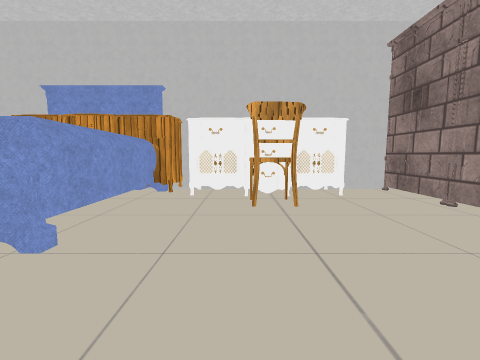
View 1 (above)

23 first-person views from a walk through a 3-D level made in the Unity game engine. The camera is 0.64 m above the floor, tilts 6° down and sees 90° across. The floor is counted in squares, 1 m on a side. Each view is taken from the middle of a square. On the plan, view 1 faces up. The plan holds only what a view shows up to about 9 squares ahead; the rest is blank. The place goes on beyond the plan. The player is left out. Door leaves are left out, so doorways stand open. Some surface patterns are stand-ins.

View 2
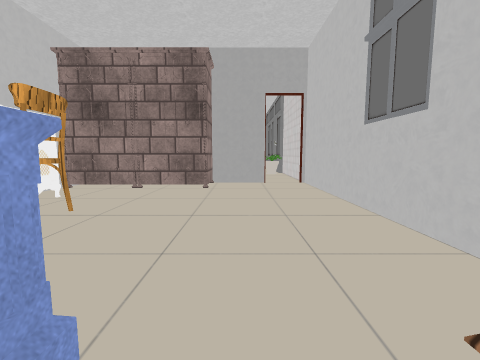

View 3
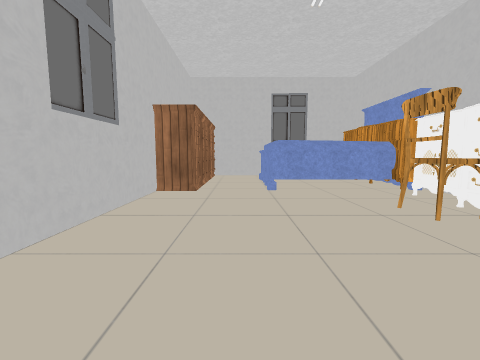

View 4
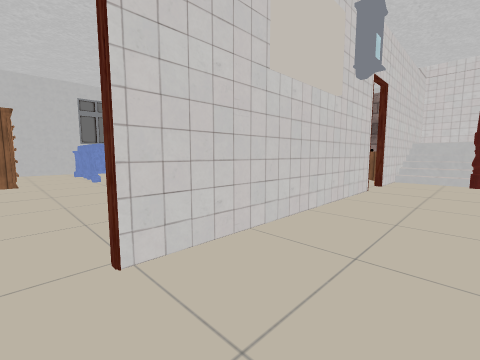

View 5
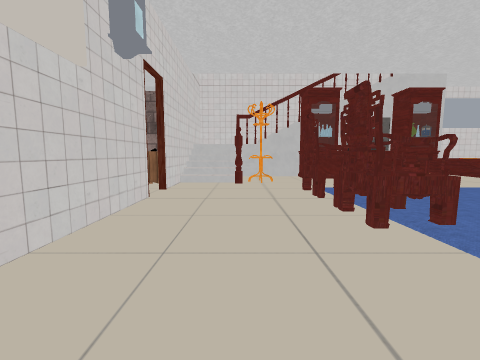

View 6
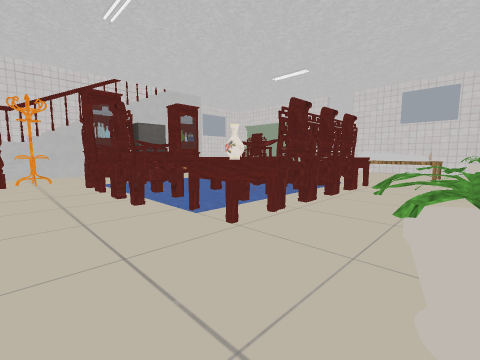

View 7
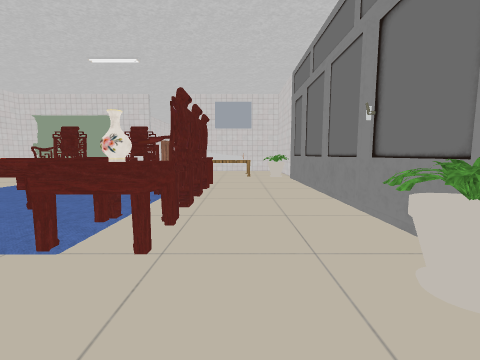

View 8
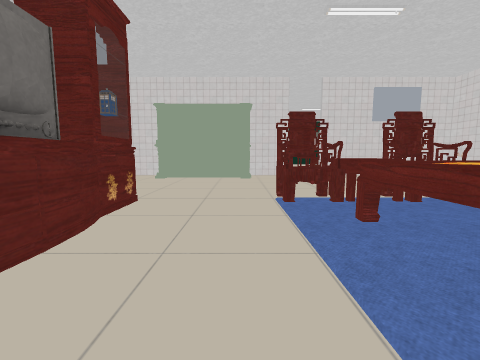

View 9
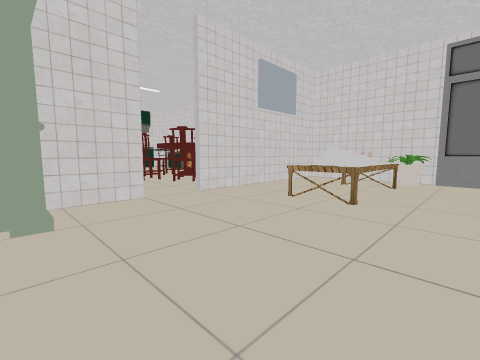

View 10
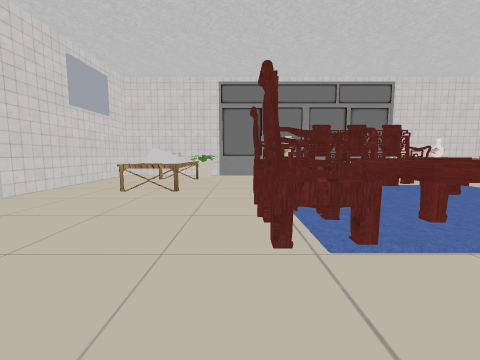

View 11
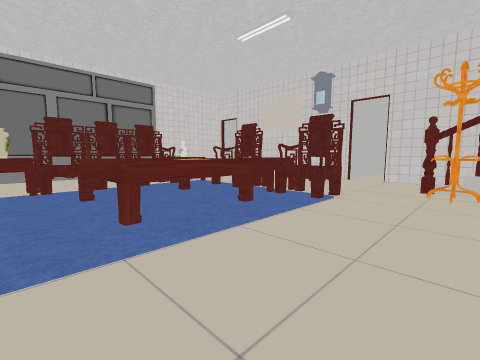

View 12
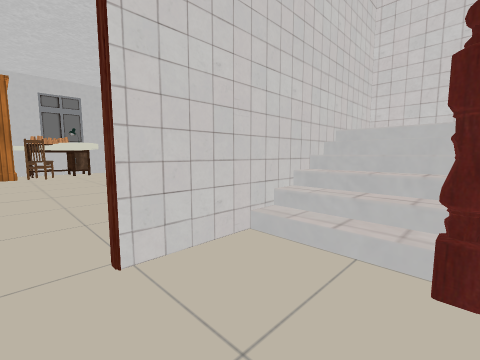

View 13
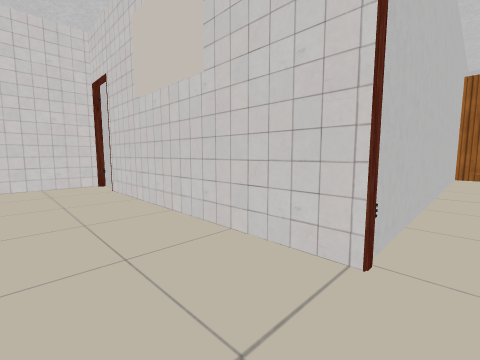

View 14
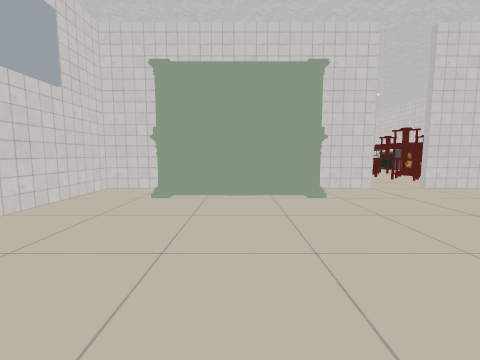

View 15
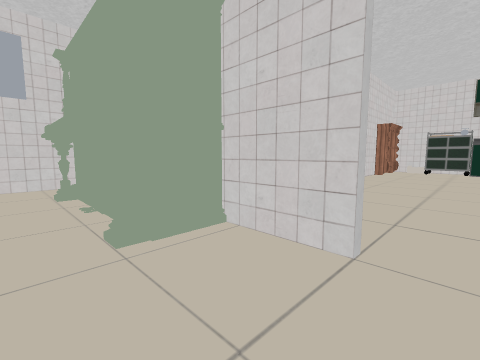

View 16
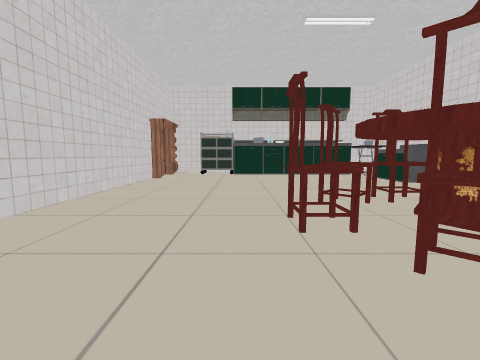

View 17
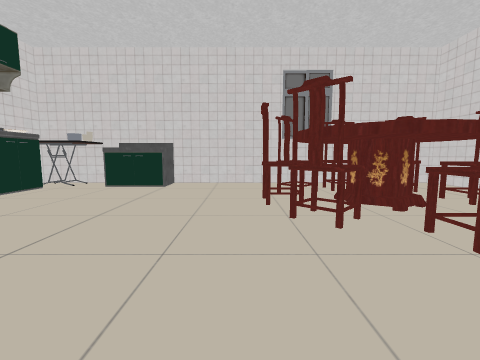

View 18
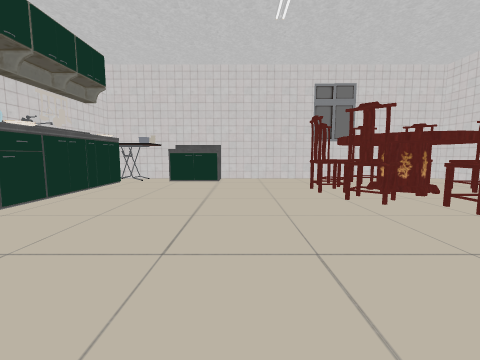

View 19
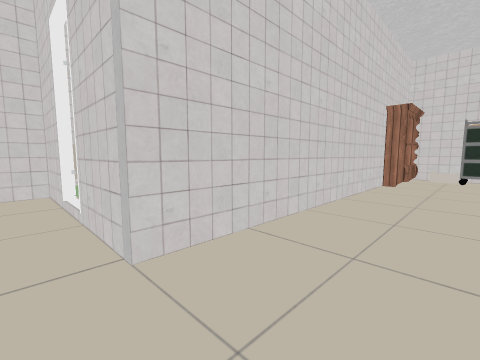

View 20
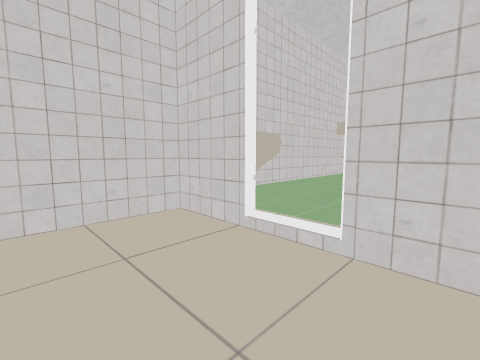

View 21
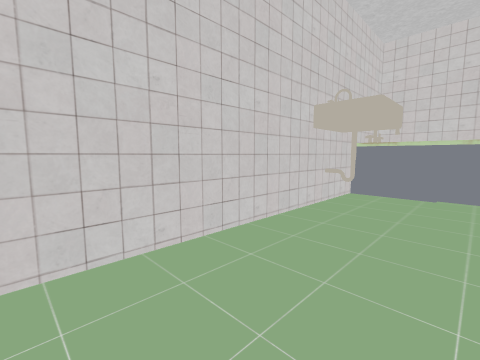

View 22
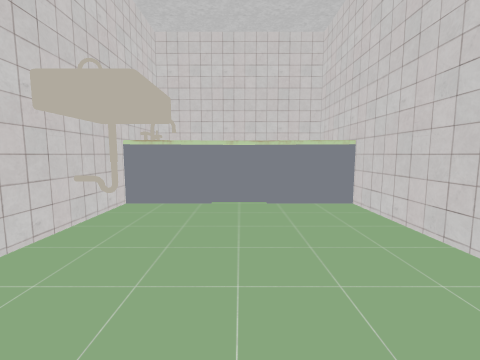

View 23
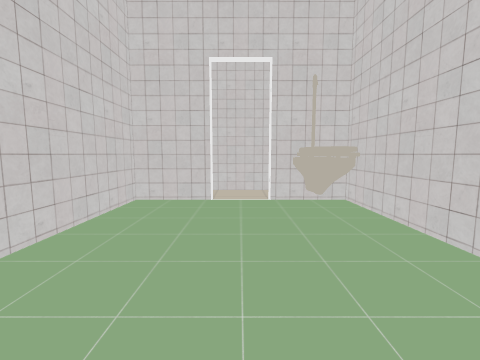

### Floor plan
Key: @ floor where view 1 was taken; # wall or solid block; . main floor; : floor 0.15 m higher than the main floor; D open door; ^ raised ledge; C cabinet; B bed; H chair; P plant; T table; I piano; S shelf; U counter; L toilet; A bathtub; O other object.
Columns run from 5 left of view 1 to 24 right of it. Each row starts with its distance up from view 1.
 10                ##############
  9            #####O...#.L:::OAAA
  8 #         ##O###...##.D::::A A
  7 #O      ####.......I..#####A A
  6 #OH##   ##.........##......SO#
  5 #OO#####DD.HHTTHH...#.......C#
  4   CCCCCC#..HHTTHH...........C#
  3   BB.H..#..HHTTHHTT.#HHH....U
  2 #.BB....##..TOOO.T^.#HTH....U
  1 #........#.OO..T.TT.#HHH...OU
  0 #CCC.@..DD.P.....OP.#.....OOT#
 -1     ########################T#

Positions as (right, up) in squares from view 1, and headings:
1: (0, 0), facing up
2: (-2, 1), facing right
3: (3, 1), facing left
4: (5, 0), facing up-left
5: (5, 1), facing up
6: (5, 0), facing up-right
7: (5, 1), facing right
8: (7, 6), facing right
9: (11, 6), facing down-right
10: (11, 7), facing down
11: (10, 7), facing down-left
12: (5, 5), facing up-left
13: (5, 5), facing down-left
14: (10, 7), facing right
15: (13, 4), facing up-right
16: (15, 4), facing right
17: (19, 5), facing down
18: (20, 6), facing down
19: (16, 5), facing up-right
20: (15, 7), facing up-right
21: (18, 8), facing up-right
22: (19, 8), facing right
23: (20, 8), facing left
